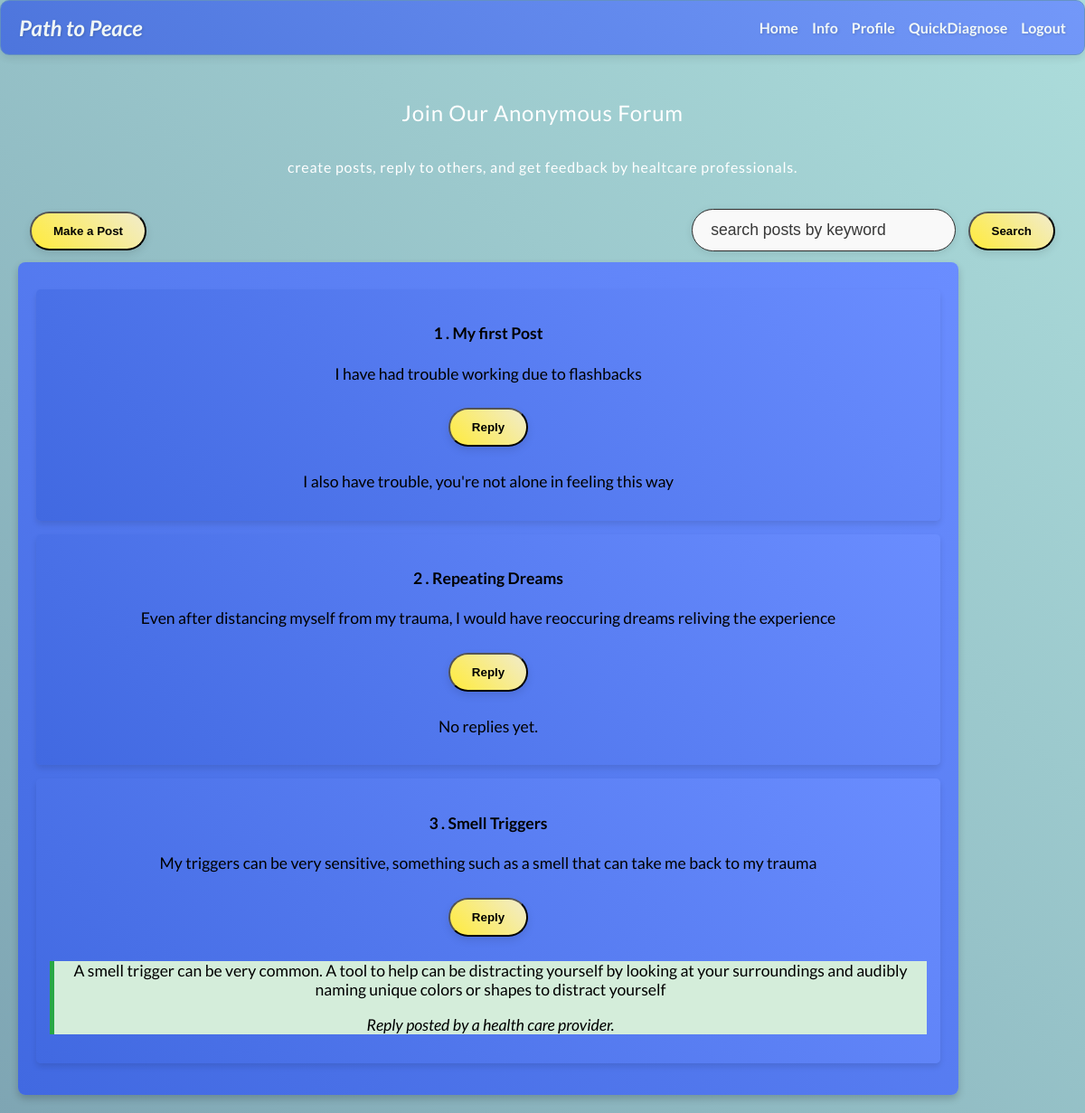
/forum, run on an earlier commit of the app's database.
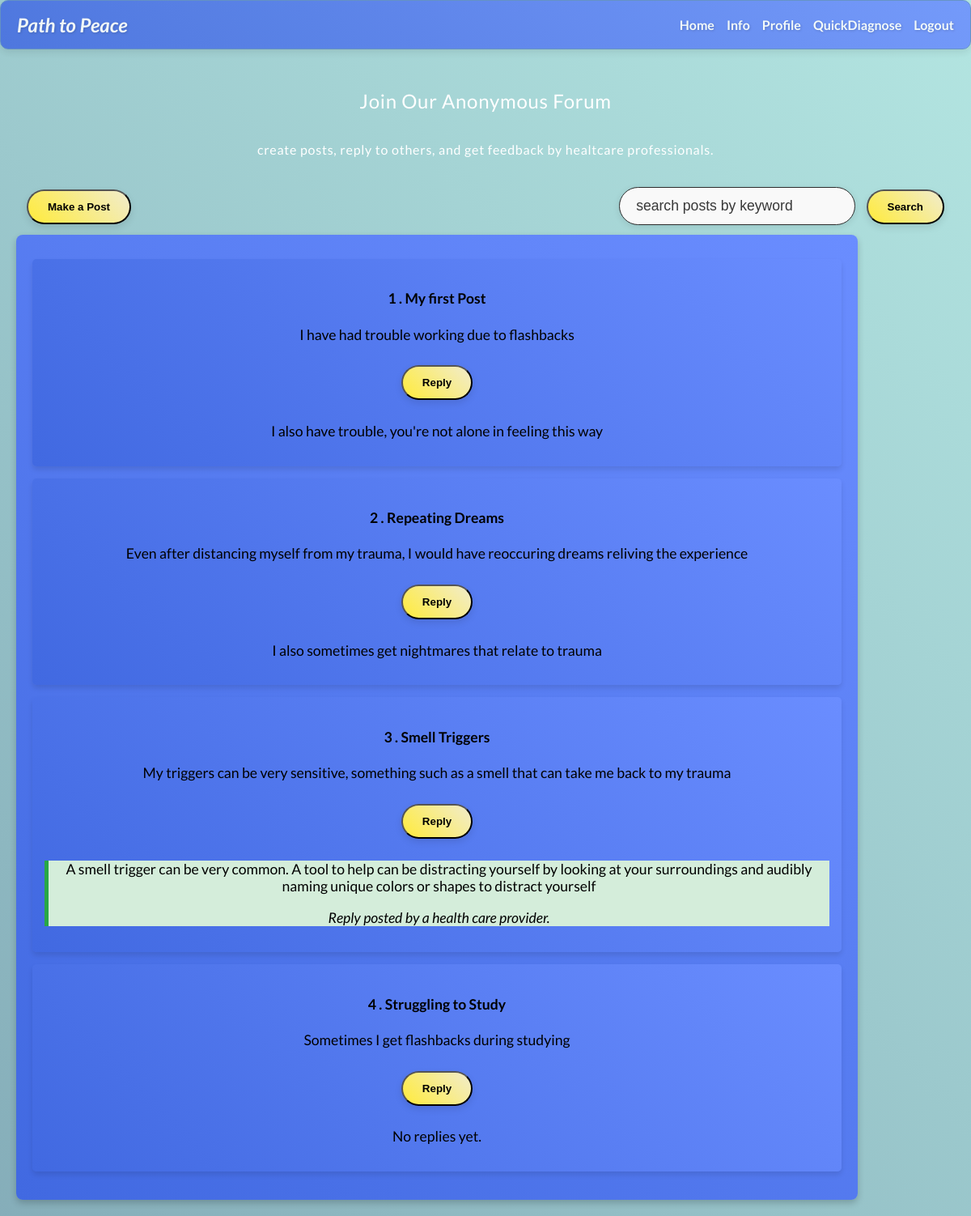
And on a later commit of the database.
### tables this page shows
CREATE TABLE forum_posts (
    id INTEGER PRIMARY KEY AUTOINCREMENT, 
    user_id INTEGER NOT NULL, 
    title VARCHAR(500),
    content VARCHAR(1000),
    FOREIGN KEY (user_id) REFERENCES users(id)
);

CREATE TABLE forum_replies (
    id INTEGER PRIMARY KEY AUTOINCREMENT,
    user_id INTEGER NOT NULL,
    og_post_id INTEGER NOT NULL,
    content VARCHAR(1000), 
    FOREIGN KEY (user_id) REFERENCES users(id)
    FOREIGN KEY (og_post_id) REFERENCES forum_posts(id)
);

### app.py (the view)
@app.route("/forum")
def forum():
    db = get_db()
    cursor = db.cursor()
    cursor.execute("""
        SELECT forum_posts.*, users.user_role
        FROM forum_posts
        JOIN users ON forum_posts.user_id = users.id
    """)
    posts = cursor.fetchall()
    posts = [dict(post) for post in posts]
    for post in posts:
        cursor.execute("""
            SELECT forum_replies.*, users.user_role
            FROM forum_replies
            JOIN users ON forum_replies.user_id = users.id
            WHERE forum_replies.og_post_id = ?
        """, (post['id'],))
        replies = cursor.fetchall()
        post['replies'] = [dict(reply) for reply in replies]
    return render_template("forum.html", posts=posts)

### app.py (called while the page is built)
def get_db():
    db = getattr(g, '_database', None)
    if db is None:
        db = g._database = sqlite3.connect(
            app.config['DATABASE'],
            detect_types=sqlite3.PARSE_DECLTYPES
        )
        db.row_factory = sqlite3.Row
    return db

### templates/forum.html (shortened to what this page needs)
<!DOCTYPE html>
<html lang="en">
    <head>
        <link rel="stylesheet" href="{{ url_for('static', filename='css/styles.css') }}">
    </head>
    <body>
        <nav class="navbar">
            <h1><i>
                Path to Peace
            </i></h1>
            <ul>
                <li><a href="/">Home</a></li>
                <li><a href="/info">Info</a></li>
                <li><a href="/profile">Profile</a></li>
                <li><a href="/questionnaire">QuickDiagnose</a></li>
                <li><a href="/logout">Logout</a></li>
            </ul>
        </nav>
        <main>
            <section class="forum-header">
                <h2 class="mission-statement">Join Our Anonymous Forum</h2>
                <h4 class="sub-text1">create posts, reply to others, and get feedback by healtcare professionals.</h4>
                <div class="forum-controls">
                    <table class="forum-table">
                        <tr>
                            <td class="left-panel">
                                <button class="button" onclick="window.location.href='/make_post'">Make a Post</button>
                            </td>
                            <td class="right-panel">
                                <form action="/search" method="get">
                                    <input type="text" name="keyword" id="keyword" placeholder="search posts by keyword" class="search-bar">
                                    <button type="button" class="button">Search</button>
                                </form>
                            </td>
                        </tr>
                    </table>
                </div>
            </section>
            <section class="posts-container">
                {% if posts %}
                    {% for post in posts %}
                    <div class="post {% if post.user_role == 'doc' %}doc-post{% endif %}">
                        <h4>{{ post.id }} . {{ post.title }}</h4>
                        <p>{{ post.content }}</p>
                        <form action="{{ url_for('reply_post', post_id=post.id) }}" method="get">
                            <button type="submit" class="button">Reply</button>
                        </form>
                        {% if post.replies %}
                            <div class="replies">
                                {% for reply in post.replies %}
                                    <div class="reply {% if reply.user_role == 'doc' %}doc-reply{% endif %}">
                                        <p>{{ reply.content }}</p>
                                        {% if reply.user_role == 'doc' %}
                                            <p><em>Reply posted by a health care provider.</em></p>
                                        {% endif %}
                                    </div>
                                {% endfor %}
                            </div>
                        {% else %}
                            <p>No replies yet.</p>
                        {% endif %}
                    </div>
                    {% endfor %}
                {% else %}
                    <p class="empty-forum">Forum is Empty</p>
                {% endif %}
            </section>
        </main>
    </body>
</html>

### static/css/styles.css (style rules this page uses)
body { background: linear-gradient(45deg, #4c9fa8, #769bac, #b3e5e1, #d1e9f7); background-size: 400% 400%; color: #FFFFFF; font-family: 'Lato', sans-serif; margin: 0; padding: 0; }
.mission-statement { font-size: 1.5rem; line-height: 2; font-weight: 500; font-family: 'Lato', sans-serif; color: #FFFFFF; text-align: center; margin: 20px 0; margin-bottom: 0%; letter-spacing: 0.75px; animation: fadeIn 2s ease-out; }
.sub-text1 { font-size: 1rem; line-height: 2; font-weight: 500; font-family: 'Lato', sans-serif; color: #FFFFFF; text-align: center; margin: 20px 0; letter-spacing: 0.75px; opacity: 0; animation: fadeIn 2.5s ease-out 2s forwards;; }
h1,h2 { font-family: 'Lato', sans-serif; font-weight: 700; }
.post { background-color: #ffffff; color: #000; border-radius: 8px; padding: 15px; margin: 10px 0; box-shadow: 0 4px 6px rgba(0, 0, 0, 0.1); }
.navbar { background: linear-gradient(45deg, #4169E1, #6a8dff); color: #FFFFFF; padding: 15px 20px; display: flex; justify-content: space-between; align-items: center; border-radius: 10px; box-shadow: 0 4px 10px rgba(0, 0, 0, 0.1); border: 1px solid #5a87c1; text-shadow: 1px 1px 3px rgba(0, 0, 0, 0.2); opacity: .85; }
.navbar h1 { margin: 0; font-size: 1.5em; color: #FFFFFF; }
.navbar ul { list-style-type: none; margin: 0; padding: 0; display: flex; gap: 15px; }
.navbar li { display: inline; }
.navbar a { color: #FFFFFF; text-decoration: none; font-weight: bold; }
main { padding: 20px; text-align: center; font-size: 1.1em; font-family: 'Lato'; }
.button { display: inline-block; padding: 12px 24px; margin: 10px; background: linear-gradient(45deg, #FFEB3B, #f1eccd); text-decoration: none; font-weight: bold; border-radius: 30px; transition: background 0.3s ease, color 0.3s ease, transform 0.2s ease; box-shadow: 0 4px 10px rgba(0, 0, 0, 0.1); }
h2 { font-size: 2.5em; color: #FFFFFF; text-align: center; margin-bottom: 20px; }
.forum-table { width: 100%; table-layout: fixed; }
.left-panel { text-align: left; padding-right: 20px; }
.right-panel { text-align: right; }
.search-bar { flex-grow: 1; width: calc(100% - 110px); max-width: 250px; }
.posts-container { width: 100%; max-width: 1000px; background: linear-gradient(45deg, #4169E1, #6a8dff); text-align: center; padding: 20px; border-radius: 8px; box-shadow: 0 4px 8px rgba(0, 0, 0, 0.2); }
.post { background-color: #FFFFFF; background: linear-gradient(45deg, #4169E1, #6a8dff); padding: 15px; border-radius: 5px; margin-bottom: 15px; }
.doc-reply { background-color: #d4edda; border-left: 5px solid #28a745; }
.search-bar { width: 80%; padding: 12px 20px; font-size: 1.1rem; border-radius: 25px; border: .1px solid #2c2c2c; background-color: #f9f9f9; transition: all 0.3s ease; box-shadow: 0 2px 8px rgba(0, 0, 0, 0.1); }
.search-bar::placeholder { color: #383838; }

What changed in the data, as far as the page shows it:
shown differently, row unchanged: forum_posts "Repeating Dreams": no longer shows "No replies yet."
added forum_replies: content "I also sometimes get nightmares that relate to trauma", shown under forum_posts "Repeating Dreams"
added forum_posts: id "4", title "Struggling to Study", content "Sometimes I get flashbacks during studying", shows "No replies yet."
